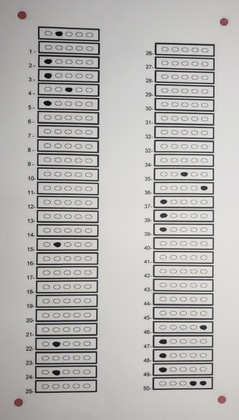
%> input picture OMR/aluno.jpg, 239 x 420 px, shrunk from 1960 x 3445 before the run
$ octave --eval "result = preparaImagem(imread('aluno.jpg'));"   (GNU Octave 9; MATLAB toolbox functions it lacks are replaced by stand-ins)
%> lines starting %> are read from the running program, lines starting %| are printed output that depends on the picture; in (x1, y1, x2, y2) boxes, pixels count from 0 and x2, y2 are one past the last pixel; in counts of white or black regions, pixels touching at a corner belong together; the program's own positions count from 1
### OMR/rotacao.m
function fotoFinal = rotacao(foto)
  rgb = foto;
%> rgb is the input picture: size 420x239x3 uint8; mean R, G, B 181.7, 180.4, 178.6

  %gray = rgb2gray(color_p1);
  #figure, imshow(rgb)
  #title('resultado')

  nr = size(rgb, 1);
%> nr = 420
  nc = size(rgb, 2);
%> nc = 239

  r = rgb(:,:,1);
  g = rgb(:,:,2);
  b = rgb(:,:,3);

  r_g_b = [r g b];
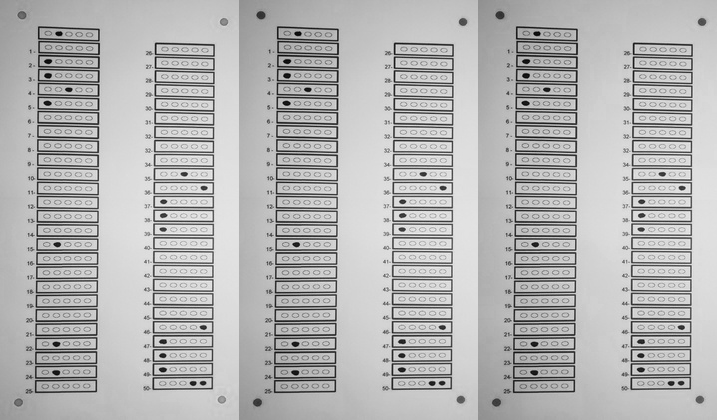
%> r_g_b: size 420x717 uint8; min 4, max 249, mean 180.3
  #figure, imshow(r_g_b)
  #title('r_g_b')

  red = imsubtract(r, g);
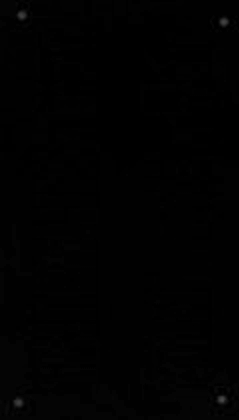
%> red: size 420x239 uint8; min 0, max 72, mean 1.3
  #figure, imshow(red)
  #title('vermelho')

  th = graythresh(red);
%> th = 0.0824
  red = im2bw(red, th);
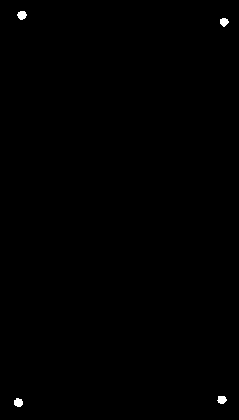
%> red: size 420x239 logical; 0.25% white; 4 white regions, box (x1, y1, x2, y2) and area: (17, 11, 27, 20) 66, (14, 398, 23, 407) 64, (217, 396, 227, 404) 61, (220, 18, 229, 27) 58
  se = strel("square", 7);
  red = imclose(red, se);
  se = strel("square", 3);
  red = imopen(red, se);
%> red: size 420x239 logical; 0.24% white; 4 white regions, box (x1, y1, x2, y2) and area: (14, 398, 23, 407) 64, (18, 11, 26, 20) 62, (218, 396, 226, 404) 58, (220, 18, 228, 26) 54
  #figure, imshow(red)
  #title('bw')

  rgbd = im2double(red);
  x = rgbd./max(rgbd(:));
  [center, radii, metric] = imfindcircles(x, [3 20]);
%> center = [22.78 15.91; 18.91 403.1; 224.7 22.35; 222.5 400.2]; radii = [4.23; 4.48; 4.12; 4.02]; metric = [0.372; 0.361; 0.348; 0.346]
  #figure, imshow(rgbd)
  #title('rgbd')

  center = round(center);
%> center = [23 16; 19 403; 225 22; 223 400]

  for j=1:1:3
    for i=1:1:3
      if center(i,2) < center(i+1,2);
        temp1 = center(i,2);
        temp2 = center(i,1);
        center(i,2) = center(i+1,2);
        center(i,1) = center(i+1,1);
        center(i+1,2) = temp1;
        center(i+1,1) = temp2;
      endif
    endfor
  endfor
%> after the loop, center = [19 403; 223 400; 225 22; 23 16]; temp1 = 22; temp2 = 225

  if center(1,1) > center(2,1);
    temp1 = center(1,2);
    temp2 = center(1,1);
    center(1,2) = center(2,2);
    center(1,1) = center(2,1);
    center(2,2) = temp1;
    center(2,1) = temp2;
  endif

  if center(3,1) < center(4,1);
    temp1 = center(3,2);
    temp2 = center(3,1);
    center(3,2) = center(4,2);
    center(3,1) = center(4,1);
    center(4,2) = temp1;
    center(4,1) = temp2;
  endif

  marcas = zeros(nr, nc);
  #figure, imshow(marcas, []);
  #hold on
  #viscircles(center(1,:),radii(1),'Color','b');
  #viscircles(center(2,:),radii(2),'Color','r');
  #viscircles(center(3,:),radii(3),'Color','g');
  #viscircles(center(4,:),radii(4),'Color','y');

  incp = [center(1,1) center(1, 2);center(2,1) center(2, 2);center(3,1) center(3, 2);center(4,1) center(4, 2)];
%> incp = [19 403; 223 400; 225 22; 23 16]

  outcp = [1 1500;850 1500;850 1;1 1];

  red = rgbd*255;
  #figure, imshow(red)
  #title('red de novo')

  T = maketform("projective", incp, outcp);
%> T = {ndims_in 2, ndims_out 2}
  [gProj] = imtransform(red, T);
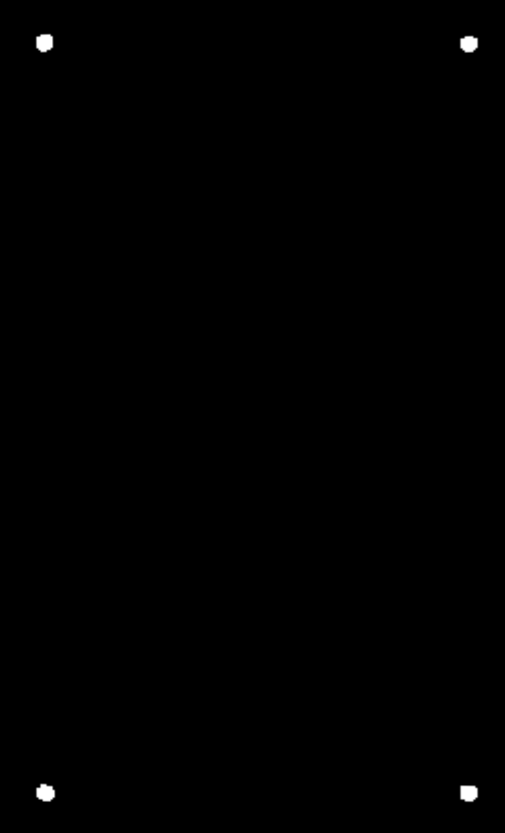
%> gProj: size 1666x1010 double (shown at 1/2 size); min 0, max 255, mean 0.6
  gProj = uint8(gProj);
%> gProj: size 1666x1010 uint8
  #figure, imshow(gProj)

  x = gProj./max(gProj(:));
%> x: size 1666x1010 uint8; values 0 (black) and 1 (white), 0.23% white; 4 white regions, box (x1, y1, x2, y2) and area: (73, 1568, 110, 1603) 999, (73, 69, 106, 104) 987, (921, 1571, 955, 1603) 958, (921, 72, 955, 105) 917
  [center, radii, metric] = imfindcircles(x, [3 12]);
%> center = [938.1 1587.1; 938.7 88.58; 91.68 1586.4; 89.83 86.06]; radii = [3; 3; 3; 3]; metric = [0.00978; 0.0031; 0.0028; 0.00223]

  center = round(center);
%> center = [938 1587; 939 89; 92 1586; 90 86]

  for j=1:1:3
    for i=1:1:3
      if center(i,2) < center(i+1,2);
        temp1 = center(i,2);
        temp2 = center(i,1);
        center(i,2) = center(i+1,2);
        center(i,1) = center(i+1,1);
        center(i+1,2) = temp1;
        center(i+1,1) = temp2;
      endif
    endfor
  endfor
%> after the loop, center = [938 1587; 92 1586; 939 89; 90 86]; temp1 = 89; temp2 = 939

  if center(1,1) > center(2,1);
    temp1 = center(1,2);
%> temp1 = 1587
    temp2 = center(1,1);
%> temp2 = 938
    center(1,2) = center(2,2);
    center(1,1) = center(2,1);
    center(2,2) = temp1;
    center(2,1) = temp2;
  endif

  if center(3,1) < center(4,1);
    temp1 = center(3,2);
    temp2 = center(3,1);
    center(3,2) = center(4,2);
    center(3,1) = center(4,1);
    center(4,2) = temp1;
    center(4,1) = temp2;
  endif

  [gProj] = imtransform(rgb, T);
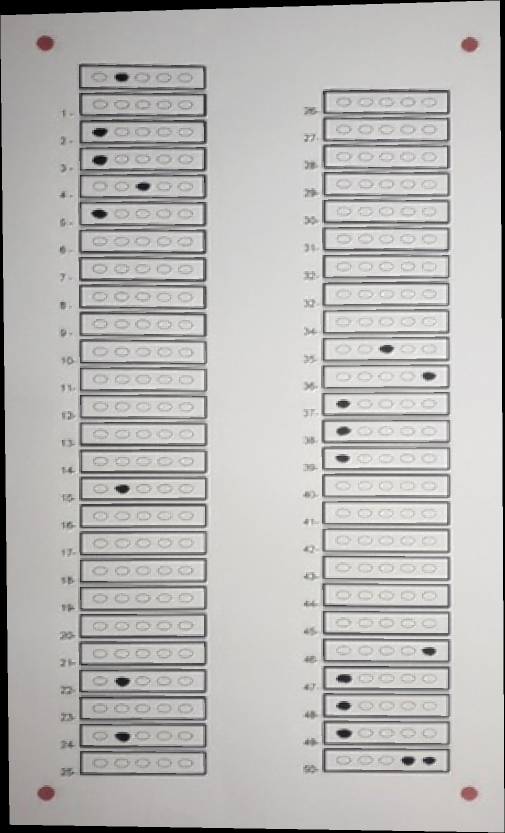
%> gProj: size 1666x1010x3 uint8 (shown at 1/2 size); mean R, G, B 184, 182.8, 181
  gProj = uint8(gProj);
  #figure, imshow(gProj)

  raio = round(0.025*(center(2, 1) - center(1, 1)));
%> raio = 21

  cropped = gProj((center(3, 2) + raio) : (center(2, 2) - raio), (center(1, 1) + raio) : (center(2, 1) - raio));
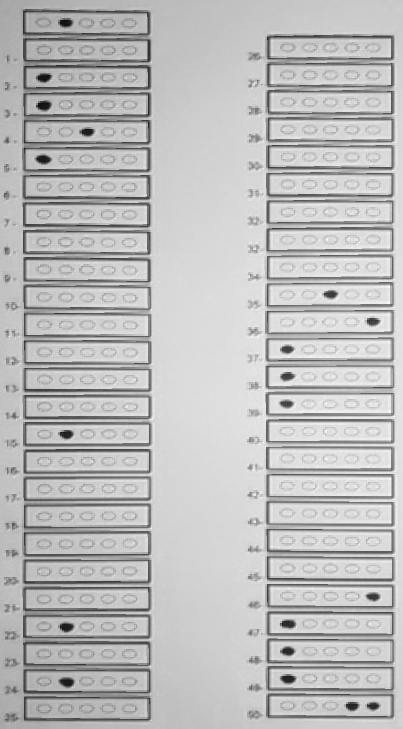
%> cropped: size 1457x805 uint8 (shown at 1/2 size); min 5, max 255, mean 188.5
  fotoFinal = cropped;
  #figure, imshow(cropped)
endfunction

### OMR/preparaImagem.m
function imagemBW = preparaImagem(imagem)
  imagem = rotacao(imagem);

  # Segmentação das imagens
  T = graythresh(imagem);
%> T = 0.616
  imagemBW = im2bw(imagem,T);
%> imagemBW: size 1457x805 logical; 83.8% white; 723 black regions (540 under 20 px), largest, box (x1, y1, x2, y2) and area: (44, 17, 303, 511) 36025, (7, 1173, 303, 1445) 21324, (44, 1007, 302, 1169) 10761

  # Morfologia para deixar apenas os retangulos das alternativas
  SE = strel('square', 4);
  imagemBW = imclose(imagemBW,SE);
%> imagemBW: size 1457x805 logical; 85.5% white; 232 black regions (13 under 20 px), largest, box (x1, y1, x2, y2) and area: (44, 17, 303, 346) 23660, (44, 1173, 303, 1443) 20730, (45, 295, 302, 509) 10378

  SE = strel('square', 2);
  imagemBW = imerode(imagemBW,SE);
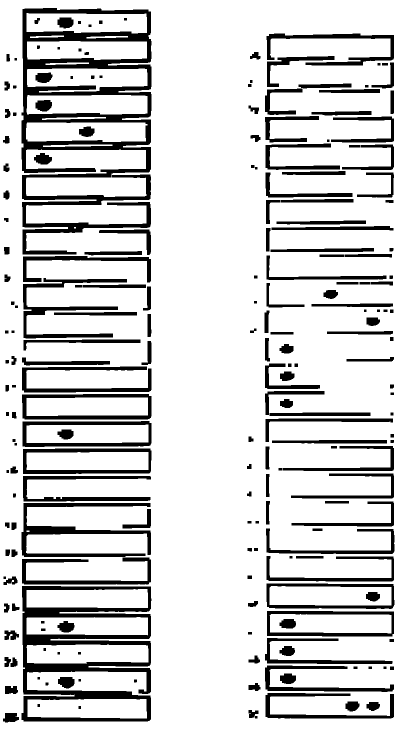
%> imagemBW: size 1457x805 logical (shown at 1/2 size); 83% white; 211 black regions, largest, box (x1, y1, x2, y2) and area: (43, 16, 303, 509) 38742, (43, 1172, 303, 1443) 23360, (43, 1006, 302, 1114) 7230
endfunction

$ run again, on OMR/gabarito.jpg
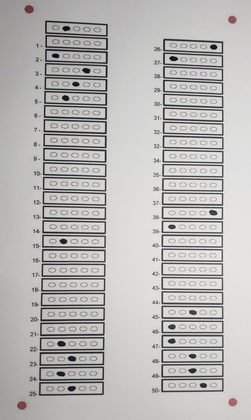
%> input picture OMR/gabarito.jpg, 251 x 420 px, shrunk from 1960 x 3286 before the run
%> in rotacao, rgb is the input picture: size 420x251x3 uint8; mean R, G, B 184.5, 183.5, 182
%> th = 0.0882
%> rgbd: size 420x251 double; values 0 (black) and 1 (white), 0.24% white; 4 white regions, box (x1, y1, x2, y2) and area: (228, 398, 237, 406) 66, (17, 401, 26, 410) 65, (25, 5, 34, 14) 63, (228, 16, 236, 24) 54
%> in rotacao, `[center, radii, metric] = imfindcircles(x, [3 20]);`: center = [22.09 406.1; 233.1 402.8; 30 10; 232.6 20.48]; radii = [4.43; 4.47; 4.47; 4.1]; metric = [0.381; 0.379; 0.374; 0.356]
%> in rotacao, `center = round(center);`: center = [22 406; 233 403; 30 10; 233 20]
%> after the loop in rotacao, `for j=1:1:3`: center = [22 406; 233 403; 233 20; 30 10]; temp1 = 10; temp2 = 30
%> incp = [22 406; 233 403; 233 20; 30 10]
%> in rotacao, `T = maketform("projective", incp, outcp);`: T = {ndims_in 2, ndims_out 2}
%> x: size 1647x1046 uint8; values 0 (black) and 1 (white), 0.22% white; 4 white regions, box (x1, y1, x2, y2) and area: (948, 1564, 986, 1594) 1035, (100, 64, 136, 100) 994, (948, 67, 982, 100) 934, (100, 1564, 136, 1597) 912
%> in rotacao, `[center, radii, metric] = imfindcircles(x, [3 12]);`: center = [968 1579.9; 119.7 1581.5; 965.9 83.91; 117.9 81.69]; radii = [3; 3; 3; 3]; metric = [0.00927; 0.00536; 0.00284; 0.00131]
%> in rotacao, `center = round(center);`: center = [968 1580; 120 1582; 966 84; 118 82]
%> after the loop in rotacao, `for j=1:1:3`: center = [120 1582; 968 1580; 966 84; 118 82]; temp1 = 1580; temp2 = 968
%> raio = 21
%> in rotacao, `cropped = gProj((center(3, 2) + raio) : (center(2, 2) - raio), (center..`:
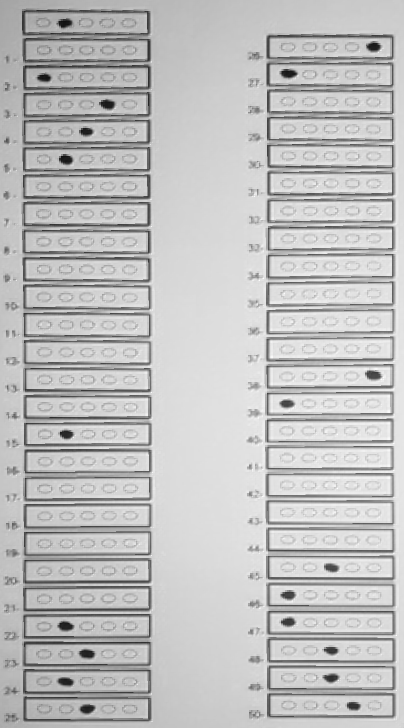
%> cropped: size 1455x807 uint8 (shown at 1/2 size); min 12, max 255, mean 191.3
%> in preparaImagem, `T = graythresh(imagem);`: T = 0.624
%> in preparaImagem, `imagemBW = imerode(imagemBW,SE);`:
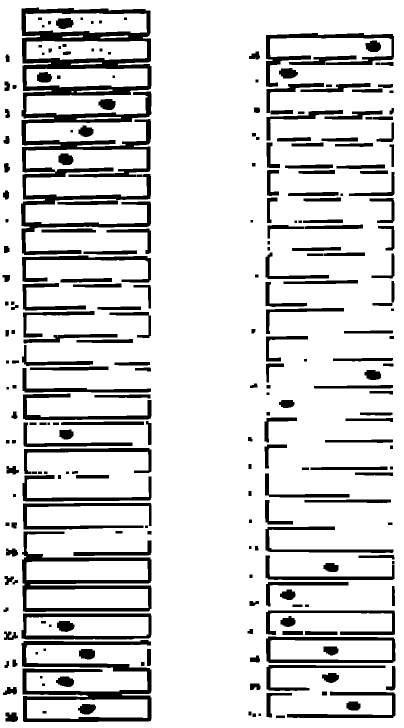
%> imagemBW: size 1455x807 logical (shown at 1/2 size); 84.4% white; 252 black regions, largest, box (x1, y1, x2, y2) and area: (42, 15, 303, 510) 37463, (43, 1280, 303, 1444) 12611, (44, 1063, 303, 1224) 9698
